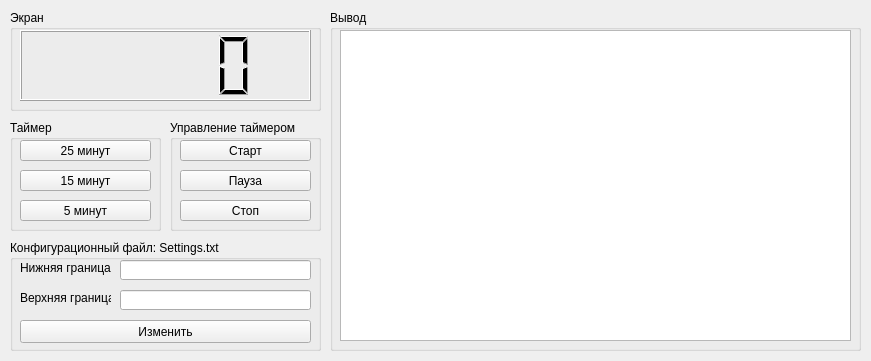
<?xml version="1.0" encoding="UTF-8"?>
<ui version="4.0">
 <class>MainQMW</class>
 <widget class="QMainWindow" name="MainQMW">
  <property name="geometry">
   <rect>
    <x>0</x>
    <y>0</y>
    <width>871</width>
    <height>361</height>
   </rect>
  </property>
  <property name="minimumSize">
   <size>
    <width>871</width>
    <height>361</height>
   </size>
  </property>
  <property name="maximumSize">
   <size>
    <width>871</width>
    <height>361</height>
   </size>
  </property>
  <property name="windowTitle">
   <string>Таймер</string>
  </property>
  <widget class="QWidget" name="centralwidget">
   <widget class="QGroupBox" name="groupBox">
    <property name="geometry">
     <rect>
      <x>10</x>
      <y>10</y>
      <width>311</width>
      <height>101</height>
     </rect>
    </property>
    <property name="title">
     <string>Экран</string>
    </property>
    <widget class="QLCDNumber" name="LcdTimer">
     <property name="geometry">
      <rect>
       <x>10</x>
       <y>20</y>
       <width>291</width>
       <height>71</height>
      </rect>
     </property>
    </widget>
   </widget>
   <widget class="QGroupBox" name="groupBox_2">
    <property name="geometry">
     <rect>
      <x>10</x>
      <y>120</y>
      <width>151</width>
      <height>111</height>
     </rect>
    </property>
    <property name="title">
     <string>Таймер</string>
    </property>
    <widget class="QPushButton" name="Set5MinutesButton">
     <property name="geometry">
      <rect>
       <x>10</x>
       <y>80</y>
       <width>131</width>
       <height>21</height>
      </rect>
     </property>
     <property name="text">
      <string>5 минут</string>
     </property>
    </widget>
    <widget class="QPushButton" name="Set15MinutesButton">
     <property name="geometry">
      <rect>
       <x>10</x>
       <y>50</y>
       <width>131</width>
       <height>21</height>
      </rect>
     </property>
     <property name="text">
      <string>15 минут</string>
     </property>
    </widget>
    <widget class="QPushButton" name="Set25MinutesButton">
     <property name="geometry">
      <rect>
       <x>10</x>
       <y>20</y>
       <width>131</width>
       <height>21</height>
      </rect>
     </property>
     <property name="text">
      <string>25 минут</string>
     </property>
    </widget>
   </widget>
   <widget class="QGroupBox" name="groupBox_3">
    <property name="geometry">
     <rect>
      <x>330</x>
      <y>10</y>
      <width>531</width>
      <height>341</height>
     </rect>
    </property>
    <property name="title">
     <string>Вывод</string>
    </property>
    <widget class="QTextEdit" name="LogTextEdit">
     <property name="geometry">
      <rect>
       <x>10</x>
       <y>20</y>
       <width>511</width>
       <height>311</height>
      </rect>
     </property>
     <property name="font">
      <font>
       <pointsize>10</pointsize>
      </font>
     </property>
    </widget>
   </widget>
   <widget class="QGroupBox" name="groupBox_4">
    <property name="geometry">
     <rect>
      <x>170</x>
      <y>120</y>
      <width>151</width>
      <height>111</height>
     </rect>
    </property>
    <property name="title">
     <string>Управление таймером</string>
    </property>
    <widget class="QPushButton" name="StartButton">
     <property name="geometry">
      <rect>
       <x>10</x>
       <y>20</y>
       <width>131</width>
       <height>21</height>
      </rect>
     </property>
     <property name="text">
      <string>Старт</string>
     </property>
    </widget>
    <widget class="QPushButton" name="PauseButton">
     <property name="geometry">
      <rect>
       <x>10</x>
       <y>50</y>
       <width>131</width>
       <height>21</height>
      </rect>
     </property>
     <property name="text">
      <string>Пауза</string>
     </property>
    </widget>
    <widget class="QPushButton" name="StopButton">
     <property name="geometry">
      <rect>
       <x>10</x>
       <y>80</y>
       <width>131</width>
       <height>21</height>
      </rect>
     </property>
     <property name="text">
      <string>Стоп</string>
     </property>
    </widget>
   </widget>
   <widget class="QGroupBox" name="groupBox_5">
    <property name="geometry">
     <rect>
      <x>10</x>
      <y>240</y>
      <width>311</width>
      <height>111</height>
     </rect>
    </property>
    <property name="title">
     <string>Конфигурационный файл: Settings.txt</string>
    </property>
    <widget class="QLabel" name="LowDigitLabel">
     <property name="geometry">
      <rect>
       <x>10</x>
       <y>20</y>
       <width>91</width>
       <height>16</height>
      </rect>
     </property>
     <property name="text">
      <string>Нижняя граница</string>
     </property>
    </widget>
    <widget class="QLineEdit" name="LowDigitLineEdit">
     <property name="geometry">
      <rect>
       <x>110</x>
       <y>20</y>
       <width>191</width>
       <height>20</height>
      </rect>
     </property>
    </widget>
    <widget class="QLabel" name="HighDigitLabel">
     <property name="geometry">
      <rect>
       <x>10</x>
       <y>50</y>
       <width>91</width>
       <height>16</height>
      </rect>
     </property>
     <property name="text">
      <string>Верхняя граница</string>
     </property>
    </widget>
    <widget class="QLineEdit" name="HighDigitLineEdit">
     <property name="geometry">
      <rect>
       <x>110</x>
       <y>50</y>
       <width>191</width>
       <height>20</height>
      </rect>
     </property>
    </widget>
    <widget class="QPushButton" name="SettingsButton">
     <property name="geometry">
      <rect>
       <x>10</x>
       <y>80</y>
       <width>291</width>
       <height>23</height>
      </rect>
     </property>
     <property name="text">
      <string>Изменить</string>
     </property>
    </widget>
   </widget>
  </widget>
 </widget>
 <resources/>
 <connections/>
</ui>
